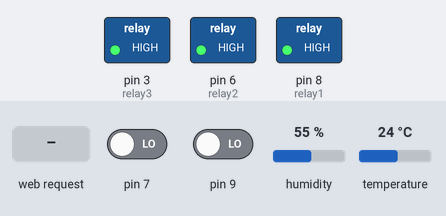
A sketch run on a simulated Arduino Uno, built with avr-gcc and run on an emulated ATmega328P. On the bench: switched loads named in the sketch (green lamp = pin HIGH). The test bench sets the inputs (shaded band); at power-on: temperature 24 °C, pin 7 LOW, pin 9 LOW, humidity 55 %. WiFi joins after 1.5 s; servers stay silent unless stated; what the sketch prints to the serial monitor is not drawn.

Above: at 1.2 s.
1.3 s: temperature set to 32 °C
3.3 s: temperature set to 35 °C
At 4.7 s:
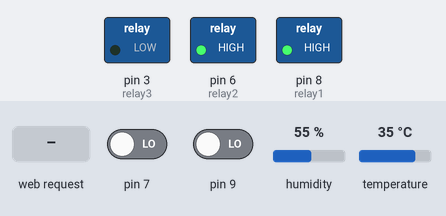
5.5 s: pin 7 driven HIGH
At 6.8 s:
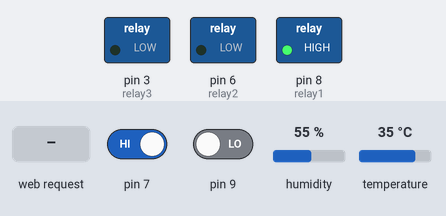
7.2 s: pin 9 driven HIGH
At 8.0 s:
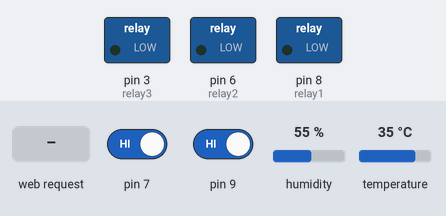
8.9 s: HTTP request GET /2f received
At 9.6 s:
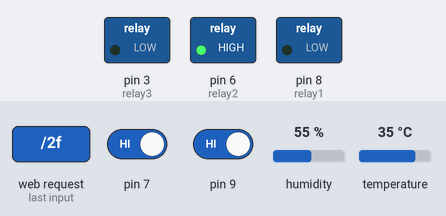
10.4 s: temperature set to 12 °C
At 13.3 s:
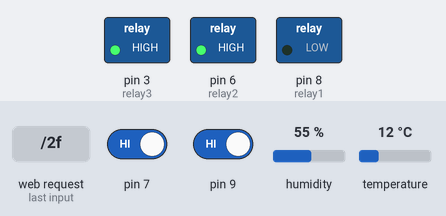
Timing chart, 0 to 14.6 s (numbered marks = the images above; inputs shaded):
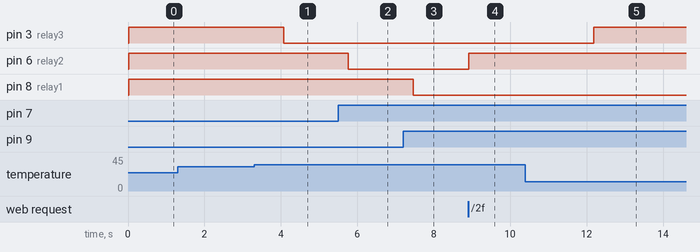

Measured:
- the behaviour switches between 33 and 34 °C on temperature (found by bisection; images 0 and 1)
- after the input at 1.3 s, every drawn part: stays the same
- after the input at 3.3 s, pin 3 (relay3): HIGH → LOW after 0.78 s
- after the input at 5.5 s, pin 6 (relay2): HIGH → LOW after 0.27 s
- after the input at 7.2 s, pin 8 (relay1): HIGH → LOW after 0.27 s
- after the input at 8.9 s, pin 6 (relay2): LOW → HIGH at once
- after the input at 10.4 s, pin 3 (relay3): LOW → HIGH after 1.8 s

The sketch:

web_reley_dht.ino
```cpp
#include <SPI.h>
#include <Ethernet.h>
#include "DHT.h"


#define DHTPIN 2 // номер пина, к которому подсоединен датчик
DHT dht(DHTPIN, DHT11);

// введите ниже MAC-адрес и IP-адрес вашего контроллера;
// IP-адрес будет зависеть от вашей локальной сети:
byte mac[] = {
0xDE, 0xAD, 0xBE, 0xEF, 0xFE, 0xED };
IPAddress ip(192,168,1,111);

// инициализируем библиотеку Ethernet Server, указывая нужный порт
// (по умолчанию порт для HTTP – это «80»):
EthernetServer server(80);

// задаем контакт и начальное состояние для реле:
String relay1State = "Off";
String relay2State = "Off";
const int relay1 = 8;
const int relay2 = 6;

String relay3State = "Off";
const int relay3 = 3;


// задаем переменные для клиента:
char linebuf[80];
int charcount=0;
int knopkaRelay1=0;
int knopkaRelay2=0;
int x=1;


void setup() {

float h = dht.readHumidity();
float t = dht.readTemperature();
pinMode(knopkaRelay1, INPUT);
pinMode(knopkaRelay2, INPUT);


// подготавливаем реле-модуль:
pinMode(relay1, OUTPUT);
digitalWrite(relay1, HIGH);
pinMode(relay2, OUTPUT);
digitalWrite(relay2, HIGH);
pinMode(relay3, OUTPUT);
digitalWrite(relay3, HIGH);

// открываем последовательную коммуникацию на скорости 9600 бод:
Serial.begin(9600);

// запускаем Ethernet-коммуникацию и сервер:
Ethernet.begin(mac, ip);
server.begin();
Serial.print("server is at "); // "сервер на "
Serial.println(Ethernet.localIP());
}

// Показываем веб-страницу с кнопкой «вкл/выкл» для реле:
void dashboardPage(EthernetClient &client) {
client.println("<!DOCTYPE HTML><html><head>");
client.println("<meta name=\"viewport\" content=\"width=device-width, initial-scale=1\"></head><body>");
client.println("<meta http-equiv=\"Content-Type\" content=\"text/html; charset=utf-8\">");
client.println("<h3>Arduino Web Server - <a href=\"/\">Обновить</a></h3>");

client.println("<style> p1 { background: #D9FFAD; color: green; padding: 2px; }</style> ");
client.println("<style> p2 { background: #f97f7f; color: reed; padding: 2px; }</style> ");
client.println("<center>");

// генерируем кнопку для управления реле1:
client.println("<h4>Состояние реле 1:");
// если реле выключено, показываем кнопку «вкл»:
if(relay1State == "Off"){
client.println("<p2> " + relay1State + "</p2> </h4>");
client.println("<a href=\"/1n\"><button>ВКЛ</button></a>");
}
// если реле включено, показываем кнопку «выкл»:
else if(relay1State == "On"){
client.println(" <p1> " + relay1State + "</p1> </h4>");
client.println("<a href=\"/1f\"><button>ВЫКЛ</button></a>");
}


client.println("<h4>Состояние реле 2:");
// если реле выключено, показываем кнопку «вкл»:
if(relay2State == "Off"){
client.println("<p2> " + relay2State + "</p2> </h4>");
client.println("<a href=\"/2n\"><button>ВКЛ</button></a>");
}
// если реле включено, показываем кнопку «выкл»:
else if(relay2State == "On"){
client.println("<p1> " + relay2State + "</p1> </h4>");
client.println("<a href=\"/2f\"><button>ВЫКЛ</button></a>");
}


float h = dht.readHumidity();
float t = dht.readTemperature();
client.println("<br><br>");
client.println(" Температура:");
client.println(t);

client.println("<br><br>");
client.println(" Влажность:");
client.println(h);

client.println("<br><br>");

client.println("</center></body></html>");
}


void loop() {


// работа с сервером
// прослушиваем входящих клиентов:
EthernetClient client = server.available();
if (client) {
Serial.println("new client"); // "новый клиент"
memset(linebuf,0,sizeof(linebuf));
charcount=0;
// HTTP-запрос заканчивается пустой строкой:
boolean currentLineIsBlank = true;
while (client.connected()) {
if (client.available()) {
char c = client.read();
// считываем HTTP-запрос, символ за символом:
linebuf[charcount]=c;
if (charcount<sizeof(linebuf)-1) charcount++;
// если вы дошли до конца строки (т.е. если получили
// символ новой строки), это значит,
// что HTTP-запрос завершен, и вы можете отправить ответ:
if (c == '\n' && currentLineIsBlank) {
dashboardPage(client);
break;
}


if (c == '\n') {

if (strstr(linebuf,"GET /1f") > 0){
digitalWrite(relay1, HIGH);
relay1State = "Off";
Serial.print("Состояние реле1: ");
Serial.print(relay1State);
Serial.print(" ");
}
else if (strstr(linebuf,"GET /1n") > 0){
digitalWrite(relay1, LOW);
relay1State = "On";
Serial.print("Состояние реле1: ");
Serial.print(relay1State);
Serial.print(" ");
}

else if (strstr(linebuf,"GET /2f") > 0){
digitalWrite(relay2, HIGH);
relay2State = "Off";
Serial.print("Состояние реле2: ");
Serial.print(relay2State);
Serial.print(" ");
}
else if (strstr(linebuf,"GET /2n") > 0){
digitalWrite(relay2, LOW);
relay2State = "On";
Serial.print("Состояние реле2: ");
Serial.print(relay2State);
Serial.print(" ");
}


// если получили символ новой строки...
currentLineIsBlank = true;
memset(linebuf,0,sizeof(linebuf));
charcount=0;
}
else if (c != '\r') {
// если получили какой-то другой символ...
currentLineIsBlank = false;
}
}
}

// даем веб-браузеру время на получение данных:
delay(1);
// закрываем соединение:
client.stop();
Serial.println("client disonnected"); // "Клиент отключен"
}


// работа без сервера
// кнопка 1 реле 1
if(digitalRead(9)==HIGH&&knopkaRelay1==0)//если кнопка нажата и перемення "knopkaRelay1" равна 0 , то
{
Serial.print("кнопка:");
delay(250);//защита от дребезга
if (relay1State == "Off")
{
Serial.print("ВКЛ ");
digitalWrite(relay1, LOW);
relay1State = "On";
}
else
{
Serial.print("ВЫКЛ ");
digitalWrite(relay1, HIGH);
relay1State = "Off";
}
knopkaRelay1++;//пишем 1 в переменную кноjпка
Serial.print("Состояние: ");
Serial.print(relay1State);
Serial.print(" ");
}
if(digitalRead(9)==LOW&&knopkaRelay1==1)//если кнопка НЕ нажата и перемення "knopkaRelay1" равна 1 , то
{
knopkaRelay1=0;//обнуляем переменную "knopkaRelay1"
}


// кнопка 2 реле 2
if(digitalRead(7)==HIGH&&knopkaRelay2==0)//если кнопка нажата и перемення "knopkaRelay1" равна 0 , то
{
Serial.print("кнопка:");
delay(250);//защита от дребезга
if (relay2State == "Off")
{
Serial.print("ВКЛ ");
digitalWrite(relay2, LOW);
relay2State = "On";
}
else
{
Serial.print("ВЫКЛ ");
digitalWrite(relay2, HIGH);
relay2State = "Off";
}
knopkaRelay2++;//пишем 1 в переменную кноjпка
Serial.print("Состояние: ");
Serial.print(relay2State);
Serial.print(" ");
}
if(digitalRead(7)==LOW&&knopkaRelay2==1)//если кнопка НЕ нажата и перемення "knopkaRelay2" равна 1 , то
{
knopkaRelay2=0;//обнуляем переменную "knopkaRelay2"
}


float h = dht.readHumidity();
float t = dht.readTemperature();


if(t>=34)//если кнопка нажата и перемення "knopkaRelay1" равна 0 , то
{
Serial.print("ВКЛ ");
digitalWrite(relay3, LOW);
relay3State = "On";
}
if (t<34)
{
Serial.print("ВЫКЛ ");
digitalWrite(relay3, HIGH);
relay3State = "Off";
}


}
```
